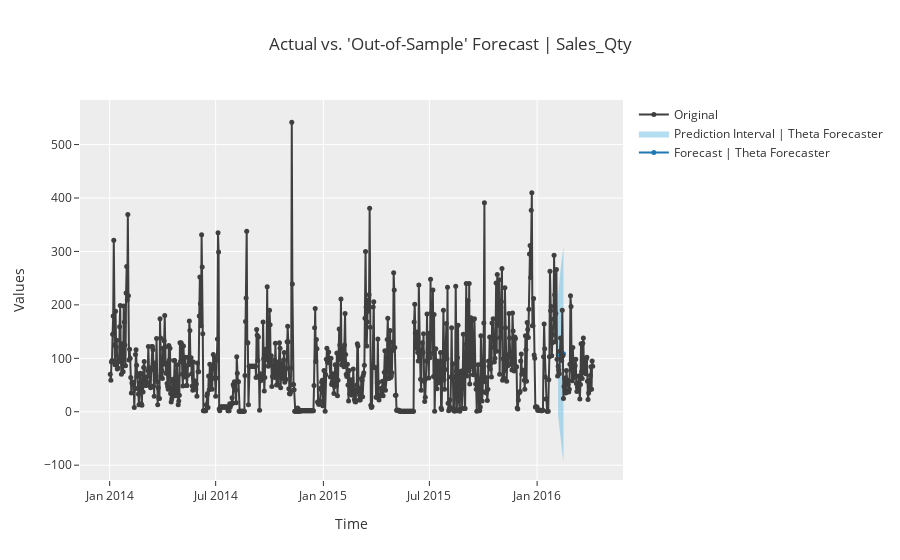

The notebook cell this image was saved under:
### Markdown cell above
#### Out-of-Sample Forecasting

### Code cell
exp.plot_model(tuned_theta, plot="forecast", data_kwargs={"fh":10})

### Figure 1 — Plotly figure (JSON) as saved in the notebook; plotly's stock layout.template omitted (floating-point values rounded to 4 significant figures; data arrays with more than 128 entries replaced by an {"elided": "..."} marker saying what was removed)
{"data": [{"line": {"color": "#1f77b4"}, "marker": {"size": 5}, "mode": "lines+markers", "name": "Forecast | Theta Forecaster", "showlegend": true, "type": "scatter", "x": ["2016-02-06T00:00:00", "2016-02-07T00:00:00", "2016-02-08T00:00:00", "2016-02-09T00:00:00", "2016-02-10T00:00:00", "2016-02-11T00:00:00", "2016-02-12T00:00:00", "2016-02-13T00:00:00", "2016-02-14T00:00:00", "2016-02-15T00:00:00"], "y": [106.5, 108.2, 106.5, 108.2, 106.5, 108.2, 106.5, 108.3, 106.6, 108.3]}, {"line": {"width": 0}, "marker": {"color": "#68BBE3"}, "mode": "lines", "name": "Lower Interval", "showlegend": false, "type": "scatter", "x": ["2016-02-06T00:00:00", "2016-02-07T00:00:00", "2016-02-08T00:00:00", "2016-02-09T00:00:00", "2016-02-10T00:00:00", "2016-02-11T00:00:00", "2016-02-12T00:00:00", "2016-02-13T00:00:00", "2016-02-14T00:00:00", "2016-02-15T00:00:00"], "y": [-8.001, -18.75, -31.8, -40.56, -52.06, -59.55, -70.0, -76.6, -86.28, -92.2]}, {"fill": "tonexty", "fillcolor": "rgba(104,187,227,0.5)", "line": {"width": 0}, "marker": {"color": "#68BBE3"}, "mode": "lines", "name": "Prediction Interval | Theta Forecaster", "showlegend": true, "type": "scatter", "x": ["2016-02-06T00:00:00", "2016-02-07T00:00:00", "2016-02-08T00:00:00", "2016-02-09T00:00:00", "2016-02-10T00:00:00", "2016-02-11T00:00:00", "2016-02-12T00:00:00", "2016-02-13T00:00:00", "2016-02-14T00:00:00", "2016-02-15T00:00:00"], "y": [220.9, 235.1, 244.8, 257.0, 265.1, 276.0, 283.1, 293.2, 299.4, 308.8]}, {"marker": {"color": "#3f3f3f", "size": 5}, "mode": "lines+markers", "name": "Original", "showlegend": true, "type": "scatter", "x": {"elided": "825 str values"}, "y": {"elided": "825 int values"}}], "layout": {"showlegend": true, "title": {"text": "Actual vs. 'Out-of-Sample' Forecast | Sales_Qty"}, "xaxis": {"title": {"text": "Time"}}, "yaxis": {"title": {"text": "Values"}}}}
